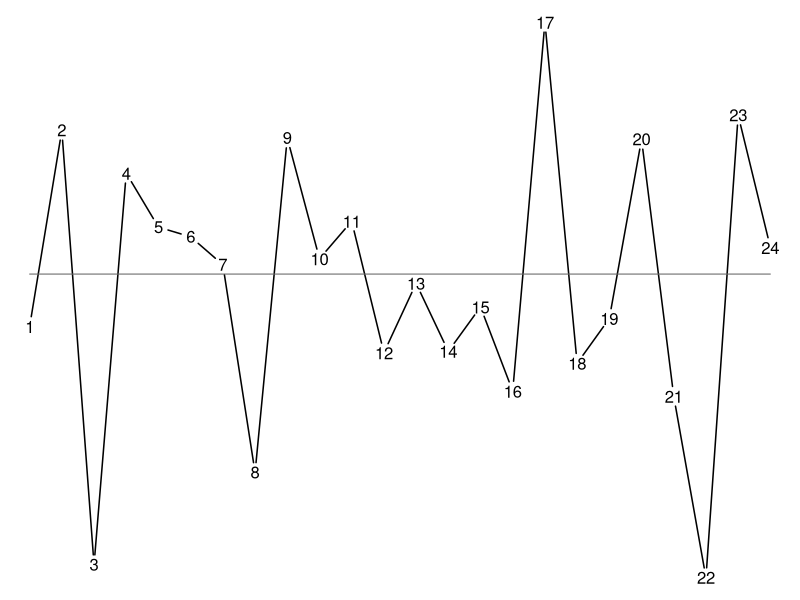

Generate this figure with R:
# Figure 1
pdf('fig1.pdf', w = 5, h = 2, pointsize = 8)
set.seed(32)
n <- 24
y <- rnorm(n)
x <- seq(n)

op <- par(mar = c(bottom = 0, left   = 0, top    = 0, right  = 0))
plot(x, y,
     axes = FALSE,
     type = "b",
     pch  = '',
     lwd  = 1.5,
     ylab = '',
     xlab = '')

lines(x, rep(median(y), n), col = 'grey40')
text(x, y)
par(op)
dev.off()

# Figure 2
